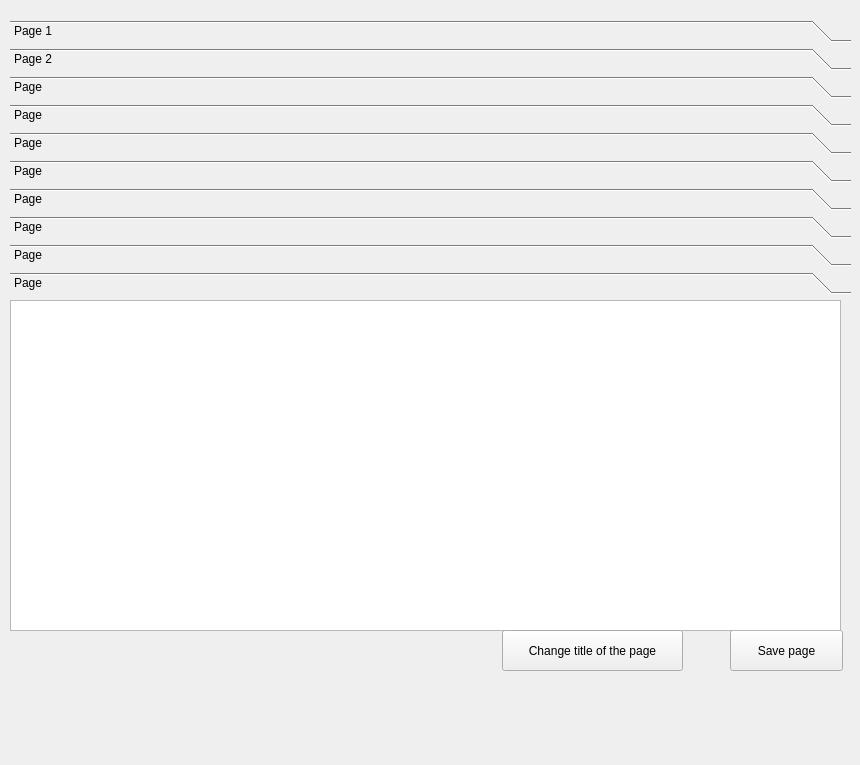
<?xml version="1.0" encoding="UTF-8"?>
<ui version="4.0">
 <class>TextNotes</class>
 <widget class="QDialog" name="TextNotes">
  <property name="geometry">
   <rect>
    <x>0</x>
    <y>0</y>
    <width>860</width>
    <height>765</height>
   </rect>
  </property>
  <property name="windowTitle">
   <string>Dialog</string>
  </property>
  <widget class="QToolBox" name="all_pages_tool_box">
   <property name="geometry">
    <rect>
     <x>10</x>
     <y>20</y>
     <width>841</width>
     <height>711</height>
    </rect>
   </property>
   <property name="whatsThis">
    <string>&lt;html&gt;&lt;head/&gt;&lt;body&gt;&lt;p&gt;&lt;br/&gt;&lt;/p&gt;&lt;/body&gt;&lt;/html&gt;</string>
   </property>
   <property name="currentIndex">
    <number>9</number>
   </property>
   <widget class="QWidget" name="page_1_tool_box">
    <property name="geometry">
     <rect>
      <x>0</x>
      <y>0</y>
      <width>98</width>
      <height>28</height>
     </rect>
    </property>
    <attribute name="label">
     <string>Page 1</string>
    </attribute>
    <widget class="QTextEdit" name="textEdit_page_1">
     <property name="geometry">
      <rect>
       <x>3</x>
       <y>0</y>
       <width>831</width>
       <height>331</height>
      </rect>
     </property>
    </widget>
    <widget class="QPushButton" name="save_button_page_1">
     <property name="geometry">
      <rect>
       <x>720</x>
       <y>330</y>
       <width>113</width>
       <height>41</height>
      </rect>
     </property>
     <property name="text">
      <string>Save page</string>
     </property>
    </widget>
    <widget class="QPushButton" name="change_title_button_page_1">
     <property name="geometry">
      <rect>
       <x>492</x>
       <y>330</y>
       <width>181</width>
       <height>41</height>
      </rect>
     </property>
     <property name="text">
      <string>Change title of the page</string>
     </property>
    </widget>
   </widget>
   <widget class="QWidget" name="page_2_tool_box">
    <property name="geometry">
     <rect>
      <x>0</x>
      <y>0</y>
      <width>98</width>
      <height>28</height>
     </rect>
    </property>
    <attribute name="label">
     <string>Page 2</string>
    </attribute>
    <widget class="QTextEdit" name="textEdit_page_2">
     <property name="geometry">
      <rect>
       <x>0</x>
       <y>0</y>
       <width>831</width>
       <height>331</height>
      </rect>
     </property>
    </widget>
    <widget class="QPushButton" name="save_button_page_2">
     <property name="geometry">
      <rect>
       <x>720</x>
       <y>330</y>
       <width>113</width>
       <height>41</height>
      </rect>
     </property>
     <property name="text">
      <string>Save page</string>
     </property>
    </widget>
    <widget class="QPushButton" name="change_title_button_page_2">
     <property name="geometry">
      <rect>
       <x>492</x>
       <y>330</y>
       <width>181</width>
       <height>41</height>
      </rect>
     </property>
     <property name="text">
      <string>Change title of the page</string>
     </property>
    </widget>
   </widget>
   <widget class="QWidget" name="page_3_tool_box">
    <property name="geometry">
     <rect>
      <x>0</x>
      <y>0</y>
      <width>98</width>
      <height>28</height>
     </rect>
    </property>
    <attribute name="label">
     <string>Page</string>
    </attribute>
    <widget class="QPushButton" name="save_button_page_3">
     <property name="geometry">
      <rect>
       <x>720</x>
       <y>330</y>
       <width>113</width>
       <height>41</height>
      </rect>
     </property>
     <property name="text">
      <string>Save page</string>
     </property>
    </widget>
    <widget class="QTextEdit" name="textEdit_page_3">
     <property name="geometry">
      <rect>
       <x>0</x>
       <y>0</y>
       <width>831</width>
       <height>331</height>
      </rect>
     </property>
    </widget>
    <widget class="QPushButton" name="change_title_button_page_3">
     <property name="geometry">
      <rect>
       <x>492</x>
       <y>330</y>
       <width>181</width>
       <height>41</height>
      </rect>
     </property>
     <property name="text">
      <string>Change title of the page</string>
     </property>
    </widget>
   </widget>
   <widget class="QWidget" name="page_4_tool_box">
    <property name="geometry">
     <rect>
      <x>0</x>
      <y>0</y>
      <width>98</width>
      <height>28</height>
     </rect>
    </property>
    <attribute name="label">
     <string>Page</string>
    </attribute>
    <widget class="QPushButton" name="save_button_page_4">
     <property name="geometry">
      <rect>
       <x>720</x>
       <y>330</y>
       <width>113</width>
       <height>41</height>
      </rect>
     </property>
     <property name="text">
      <string>Save page</string>
     </property>
    </widget>
    <widget class="QTextEdit" name="textEdit_page_4">
     <property name="geometry">
      <rect>
       <x>0</x>
       <y>0</y>
       <width>831</width>
       <height>331</height>
      </rect>
     </property>
    </widget>
    <widget class="QPushButton" name="change_title_button_page_4">
     <property name="geometry">
      <rect>
       <x>492</x>
       <y>330</y>
       <width>181</width>
       <height>41</height>
      </rect>
     </property>
     <property name="text">
      <string>Change title of the page</string>
     </property>
    </widget>
   </widget>
   <widget class="QWidget" name="page_5_tool_box">
    <property name="geometry">
     <rect>
      <x>0</x>
      <y>0</y>
      <width>98</width>
      <height>28</height>
     </rect>
    </property>
    <attribute name="label">
     <string>Page</string>
    </attribute>
    <widget class="QPushButton" name="save_button_page_5">
     <property name="geometry">
      <rect>
       <x>720</x>
       <y>330</y>
       <width>113</width>
       <height>41</height>
      </rect>
     </property>
     <property name="text">
      <string>Save page</string>
     </property>
    </widget>
    <widget class="QTextEdit" name="textEdit_page_5">
     <property name="geometry">
      <rect>
       <x>0</x>
       <y>0</y>
       <width>831</width>
       <height>331</height>
      </rect>
     </property>
    </widget>
    <widget class="QPushButton" name="change_title_button_page_5">
     <property name="geometry">
      <rect>
       <x>492</x>
       <y>330</y>
       <width>181</width>
       <height>41</height>
      </rect>
     </property>
     <property name="text">
      <string>Change title of the page</string>
     </property>
    </widget>
   </widget>
   <widget class="QWidget" name="page_6_tool_box">
    <property name="geometry">
     <rect>
      <x>0</x>
      <y>0</y>
      <width>98</width>
      <height>28</height>
     </rect>
    </property>
    <attribute name="label">
     <string>Page</string>
    </attribute>
    <widget class="QPushButton" name="save_button_page_6">
     <property name="geometry">
      <rect>
       <x>720</x>
       <y>330</y>
       <width>113</width>
       <height>41</height>
      </rect>
     </property>
     <property name="text">
      <string>Save page</string>
     </property>
    </widget>
    <widget class="QTextEdit" name="textEdit_page_6">
     <property name="geometry">
      <rect>
       <x>0</x>
       <y>0</y>
       <width>831</width>
       <height>331</height>
      </rect>
     </property>
    </widget>
    <widget class="QPushButton" name="change_title_button_page_6">
     <property name="geometry">
      <rect>
       <x>492</x>
       <y>330</y>
       <width>181</width>
       <height>41</height>
      </rect>
     </property>
     <property name="text">
      <string>Change title of the page</string>
     </property>
    </widget>
   </widget>
   <widget class="QWidget" name="page_7_tool_box">
    <property name="geometry">
     <rect>
      <x>0</x>
      <y>0</y>
      <width>98</width>
      <height>28</height>
     </rect>
    </property>
    <attribute name="label">
     <string>Page</string>
    </attribute>
    <widget class="QPushButton" name="save_button_page_7">
     <property name="geometry">
      <rect>
       <x>720</x>
       <y>330</y>
       <width>113</width>
       <height>41</height>
      </rect>
     </property>
     <property name="text">
      <string>Save page</string>
     </property>
    </widget>
    <widget class="QTextEdit" name="textEdit_page_7">
     <property name="geometry">
      <rect>
       <x>0</x>
       <y>0</y>
       <width>831</width>
       <height>331</height>
      </rect>
     </property>
    </widget>
    <widget class="QPushButton" name="change_title_button_page_7">
     <property name="geometry">
      <rect>
       <x>492</x>
       <y>330</y>
       <width>181</width>
       <height>41</height>
      </rect>
     </property>
     <property name="text">
      <string>Change title of the page</string>
     </property>
    </widget>
   </widget>
   <widget class="QWidget" name="page_8_tool_box">
    <property name="geometry">
     <rect>
      <x>0</x>
      <y>0</y>
      <width>98</width>
      <height>28</height>
     </rect>
    </property>
    <attribute name="label">
     <string>Page</string>
    </attribute>
    <widget class="QPushButton" name="save_button_page_8">
     <property name="geometry">
      <rect>
       <x>720</x>
       <y>330</y>
       <width>113</width>
       <height>41</height>
      </rect>
     </property>
     <property name="text">
      <string>Save page</string>
     </property>
    </widget>
    <widget class="QTextEdit" name="textEdit_page_8">
     <property name="geometry">
      <rect>
       <x>0</x>
       <y>0</y>
       <width>831</width>
       <height>331</height>
      </rect>
     </property>
    </widget>
    <widget class="QPushButton" name="change_title_button_page_8">
     <property name="geometry">
      <rect>
       <x>492</x>
       <y>330</y>
       <width>181</width>
       <height>41</height>
      </rect>
     </property>
     <property name="text">
      <string>Change title of the page</string>
     </property>
    </widget>
   </widget>
   <widget class="QWidget" name="page_9_tool_box">
    <property name="geometry">
     <rect>
      <x>0</x>
      <y>0</y>
      <width>841</width>
      <height>371</height>
     </rect>
    </property>
    <attribute name="label">
     <string>Page</string>
    </attribute>
    <widget class="QPushButton" name="save_button_page_9">
     <property name="geometry">
      <rect>
       <x>720</x>
       <y>330</y>
       <width>113</width>
       <height>41</height>
      </rect>
     </property>
     <property name="text">
      <string>Save page</string>
     </property>
    </widget>
    <widget class="QTextEdit" name="textEdit_page_9">
     <property name="geometry">
      <rect>
       <x>0</x>
       <y>0</y>
       <width>831</width>
       <height>331</height>
      </rect>
     </property>
    </widget>
    <widget class="QPushButton" name="change_title_button_page_9">
     <property name="geometry">
      <rect>
       <x>492</x>
       <y>330</y>
       <width>181</width>
       <height>41</height>
      </rect>
     </property>
     <property name="text">
      <string>Change title of the page</string>
     </property>
    </widget>
   </widget>
   <widget class="QWidget" name="page_10_tool_box">
    <property name="geometry">
     <rect>
      <x>0</x>
      <y>0</y>
      <width>841</width>
      <height>371</height>
     </rect>
    </property>
    <attribute name="label">
     <string>Page</string>
    </attribute>
    <widget class="QPushButton" name="save_button_page_10">
     <property name="geometry">
      <rect>
       <x>720</x>
       <y>330</y>
       <width>113</width>
       <height>41</height>
      </rect>
     </property>
     <property name="text">
      <string>Save page</string>
     </property>
    </widget>
    <widget class="QTextEdit" name="textEdit_page_10">
     <property name="geometry">
      <rect>
       <x>0</x>
       <y>0</y>
       <width>831</width>
       <height>331</height>
      </rect>
     </property>
    </widget>
    <widget class="QPushButton" name="change_title_button_page_10">
     <property name="geometry">
      <rect>
       <x>492</x>
       <y>330</y>
       <width>181</width>
       <height>41</height>
      </rect>
     </property>
     <property name="text">
      <string>Change title of the page</string>
     </property>
    </widget>
   </widget>
  </widget>
 </widget>
 <resources/>
 <connections/>
</ui>
